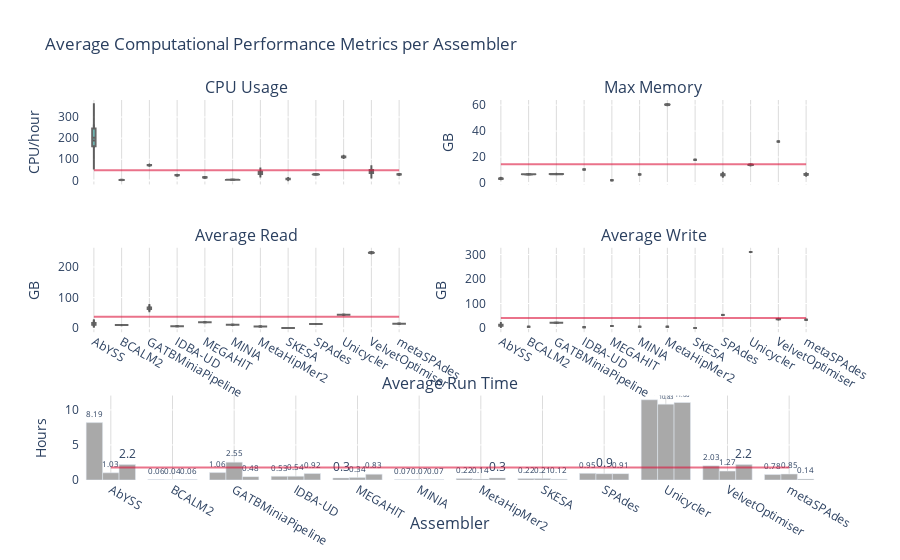

Write notebook code for a chart like this one.
### Markdown cell above
###  Plot Data

### Code cell
fig_global = make_subplots(rows=3, cols=2, shared_xaxes=True, x_title="Assembler", 
                           subplot_titles=('CPU Usage', 'Max Memory', 'Average Read', 'Average Write', 'Average Run Time'),
                           specs=[[{}, {}],[{}, {}],[{"colspan": 2}, None]])
row_coord = 1
col_coord = 1

for column in ['cpus', 'max_rss', 'avgRead', 'avgWrite']:
    fig_global.add_trace(go.Violin(y=global_pipeline_stats_df[column], box_visible=True, line_color='black',
                           meanline_visible=True, fillcolor='lightseagreen', opacity=0.6,
                           x=global_pipeline_stats_df['assembler']),
                  row=row_coord, col=col_coord)
    fig_global.add_trace(go.Scatter(y=[global_pipeline_stats_df[column].mean()]*len(global_pipeline_stats_df['assembler']), 
                                    x=global_pipeline_stats_df['assembler'], mode='lines',
                                    line=dict(color="crimson"), opacity=0.6),row=row_coord, col=col_coord)
    if col_coord == 2:
        col_coord = 1
        row_coord += 1
    else:
        col_coord +=1

TimeDFmean = pd.Series()
for run in global_pipeline_stats_df['run'].unique():
    print(run)
    timeDF=round(pd.to_timedelta(global_pipeline_stats_df['avgTime'][global_pipeline_stats_df['run'] == run].str.strip())/ np.timedelta64(1, 'h'), 2)

    fig_global.add_trace(go.Bar(y=timeDF, x=global_pipeline_stats_df['assembler'], text=timeDF,textposition='outside', 
                              showlegend=False, marker_color='darkgray', name=run),  row=3, col=1)
    TimeDFmean = pd.concat([TimeDFmean, timeDF], ignore_index=True)
    
fig_global.add_trace(go.Scatter(y=[TimeDFmean.mean()]*len(global_pipeline_stats_df['assembler']), 
                              x=global_pipeline_stats_df['assembler'], mode='lines',
                              line=dict(color="crimson"), opacity=0.6, name='Mean'), row=3, col=1)

fig_global.update_layout(showlegend=False,plot_bgcolor='rgb(255,255,255)', title_text="Average Computational Performance Metrics per Assembler",
                        barmode='group')
# grid
fig_global['layout']['xaxis']['gridcolor']='#DCDCDC'
fig_global['layout']['xaxis2']['gridcolor']='#DCDCDC'
fig_global['layout']['xaxis3']['gridcolor']='#DCDCDC'
fig_global['layout']['xaxis4']['gridcolor']='#DCDCDC'
fig_global['layout']['xaxis5']['gridcolor']='#DCDCDC'
# y-axis legends
fig_global['layout']['yaxis']['title']='CPU/hour'
fig_global['layout']['yaxis2']['title']='GB'
fig_global['layout']['yaxis3']['title']='GB'
fig_global['layout']['yaxis4']['title']='GB'
fig_global['layout']['yaxis5']['title']='Hours'
fig_global.update_xaxes(categoryorder='category ascending')

fig_global.show()

### Figure 1 — Plotly figure (JSON) as saved in the notebook; plotly's stock layout.template omitted (floating-point values rounded to 4 significant figures)
{"data": [{"box": {"visible": true}, "fillcolor": "lightseagreen", "line": {"color": "black"}, "meanline": {"visible": true}, "opacity": 0.6, "type": "violin", "x": ["BCALM2", "MINIA", "MetaHipMer2", "SKESA", "MEGAHIT", "SPAdes", "metaSPAdes", "IDBA-UD", "AbYSS", "GATBMiniaPipeline", "VelvetOptimiser", "Unicycler", "BCALM2", "MINIA", "MetaHipMer2", "SKESA", "MEGAHIT", "SPAdes", "metaSPAdes", "IDBA-UD", "GATBMiniaPipeline", "AbYSS", "VelvetOptimiser", "Unicycler", "BCALM2", "MINIA", "MEGAHIT", "SKESA", "metaSPAdes", "SPAdes", "MetaHipMer2", "GATBMiniaPipeline", "AbYSS", "IDBA-UD", "VelvetOptimiser", "Unicycler"], "xaxis": "x", "y": [2.31, 3.01, 43.77, 8.35, 13.46, 28.85, 27.62, 25.32, 264.1, 73.21, 49.08, 113.2, 1.58, 2.76, 31.13, 8.01, 14.42, 28.31, 29.31, 24.78, 71.85, 188.6, 30.88, 109.0, 2.29, 2.96, 14.74, 4.56, 28.62, 28.46, 30.5, 71.44, 152.9, 23.54, 49.24, 110.8], "yaxis": "y"}, {"line": {"color": "crimson"}, "mode": "lines", "opacity": 0.6, "type": "scatter", "x": ["BCALM2", "MINIA", "MetaHipMer2", "SKESA", "MEGAHIT", "SPAdes", "metaSPAdes", "IDBA-UD", "AbYSS", "GATBMiniaPipeline", "VelvetOptimiser", "Unicycler", "BCALM2", "MINIA", "MetaHipMer2", "SKESA", "MEGAHIT", "SPAdes", "metaSPAdes", "IDBA-UD", "GATBMiniaPipeline", "AbYSS", "VelvetOptimiser", "Unicycler", "BCALM2", "MINIA", "MEGAHIT", "SKESA", "metaSPAdes", "SPAdes", "MetaHipMer2", "GATBMiniaPipeline", "AbYSS", "IDBA-UD", "VelvetOptimiser", "Unicycler"], "xaxis": "x", "y": [47.58, 47.58, 47.58, 47.58, 47.58, 47.58, 47.58, 47.58, 47.58, 47.58, 47.58, 47.58, 47.58, 47.58, 47.58, 47.58, 47.58, 47.58, 47.58, 47.58, 47.58, 47.58, 47.58, 47.58, 47.58, 47.58, 47.58, 47.58, 47.58, 47.58, 47.58, 47.58, 47.58, 47.58, 47.58, 47.58], "yaxis": "y"}, {"box": {"visible": true}, "fillcolor": "lightseagreen", "line": {"color": "black"}, "meanline": {"visible": true}, "opacity": 0.6, "type": "violin", "x": ["BCALM2", "MINIA", "MetaHipMer2", "SKESA", "MEGAHIT", "SPAdes", "metaSPAdes", "IDBA-UD", "AbYSS", "GATBMiniaPipeline", "VelvetOptimiser", "Unicycler", "BCALM2", "MINIA", "MetaHipMer2", "SKESA", "MEGAHIT", "SPAdes", "metaSPAdes", "IDBA-UD", "GATBMiniaPipeline", "AbYSS", "VelvetOptimiser", "Unicycler", "BCALM2", "MINIA", "MEGAHIT", "SKESA", "metaSPAdes", "SPAdes", "MetaHipMer2", "GATBMiniaPipeline", "AbYSS", "IDBA-UD", "VelvetOptimiser", "Unicycler"], "xaxis": "x2", "y": [6.7, 6.6, 60.4, 17.8, 2.1, 6.5, 6.2, 10.4, 3.6, 6.8, 31.9, 13.8, 6.7, 6.6, 60.1, 17.8, 2.1, 6.8, 6.9, 10.4, 6.9, 3.2, 31.9, 13.9, 6.6, 6.6, 2.1, 17.8, 6.5, 5.7, 60.4, 6.8, 3.2, 10.4, 31.9, 14.1], "yaxis": "y2"}, {"line": {"color": "crimson"}, "mode": "lines", "opacity": 0.6, "type": "scatter", "x": ["BCALM2", "MINIA", "MetaHipMer2", "SKESA", "MEGAHIT", "SPAdes", "metaSPAdes", "IDBA-UD", "AbYSS", "GATBMiniaPipeline", "VelvetOptimiser", "Unicycler", "BCALM2", "MINIA", "MetaHipMer2", "SKESA", "MEGAHIT", "SPAdes", "metaSPAdes", "IDBA-UD", "GATBMiniaPipeline", "AbYSS", "VelvetOptimiser", "Unicycler", "BCALM2", "MINIA", "MEGAHIT", "SKESA", "metaSPAdes", "SPAdes", "MetaHipMer2", "GATBMiniaPipeline", "AbYSS", "IDBA-UD", "VelvetOptimiser", "Unicycler"], "xaxis": "x2", "y": [14.39, 14.39, 14.39, 14.39, 14.39, 14.39, 14.39, 14.39, 14.39, 14.39, 14.39, 14.39, 14.39, 14.39, 14.39, 14.39, 14.39, 14.39, 14.39, 14.39, 14.39, 14.39, 14.39, 14.39, 14.39, 14.39, 14.39, 14.39, 14.39, 14.39, 14.39, 14.39, 14.39, 14.39, 14.39, 14.39], "yaxis": "y2"}, {"box": {"visible": true}, "fillcolor": "lightseagreen", "line": {"color": "black"}, "meanline": {"visible": true}, "opacity": 0.6, "type": "violin", "x": ["BCALM2", "MINIA", "MetaHipMer2", "SKESA", "MEGAHIT", "SPAdes", "metaSPAdes", "IDBA-UD", "AbYSS", "GATBMiniaPipeline", "VelvetOptimiser", "Unicycler", "BCALM2", "MINIA", "MetaHipMer2", "SKESA", "MEGAHIT", "SPAdes", "metaSPAdes", "IDBA-UD", "GATBMiniaPipeline", "AbYSS", "VelvetOptimiser", "Unicycler", "BCALM2", "MINIA", "MEGAHIT", "SKESA", "metaSPAdes", "SPAdes", "MetaHipMer2", "GATBMiniaPipeline", "AbYSS", "IDBA-UD", "VelvetOptimiser", "Unicycler"], "xaxis": "x3", "y": [10.2, 11, 5.7, 0.722, 19.8, 13.7, 14.9, 6.6, 19, 63.9, 246.2, 43.7, 10.2, 11, 5.7, 0.722, 19.8, 13.7, 14.9, 6.6, 69.4, 11.7, 245.6, 43.7, 10.2, 11, 19.8, 0.722, 14.9, 13.7, 5.7, 61.9, 11.7, 6.6, 247.3, 43.7], "yaxis": "y3"}, {"line": {"color": "crimson"}, "mode": "lines", "opacity": 0.6, "type": "scatter", "x": ["BCALM2", "MINIA", "MetaHipMer2", "SKESA", "MEGAHIT", "SPAdes", "metaSPAdes", "IDBA-UD", "AbYSS", "GATBMiniaPipeline", "VelvetOptimiser", "Unicycler", "BCALM2", "MINIA", "MetaHipMer2", "SKESA", "MEGAHIT", "SPAdes", "metaSPAdes", "IDBA-UD", "GATBMiniaPipeline", "AbYSS", "VelvetOptimiser", "Unicycler", "BCALM2", "MINIA", "MEGAHIT", "SKESA", "metaSPAdes", "SPAdes", "MetaHipMer2", "GATBMiniaPipeline", "AbYSS", "IDBA-UD", "VelvetOptimiser", "Unicycler"], "xaxis": "x3", "y": [37.66, 37.66, 37.66, 37.66, 37.66, 37.66, 37.66, 37.66, 37.66, 37.66, 37.66, 37.66, 37.66, 37.66, 37.66, 37.66, 37.66, 37.66, 37.66, 37.66, 37.66, 37.66, 37.66, 37.66, 37.66, 37.66, 37.66, 37.66, 37.66, 37.66, 37.66, 37.66, 37.66, 37.66, 37.66, 37.66], "yaxis": "y3"}, {"box": {"visible": true}, "fillcolor": "lightseagreen", "line": {"color": "black"}, "meanline": {"visible": true}, "opacity": 0.6, "type": "violin", "x": ["BCALM2", "MINIA", "MetaHipMer2", "SKESA", "MEGAHIT", "SPAdes", "metaSPAdes", "IDBA-UD", "AbYSS", "GATBMiniaPipeline", "VelvetOptimiser", "Unicycler", "BCALM2", "MINIA", "MetaHipMer2", "SKESA", "MEGAHIT", "SPAdes", "metaSPAdes", "IDBA-UD", "GATBMiniaPipeline", "AbYSS", "VelvetOptimiser", "Unicycler", "BCALM2", "MINIA", "MEGAHIT", "SKESA", "metaSPAdes", "SPAdes", "MetaHipMer2", "GATBMiniaPipeline", "AbYSS", "IDBA-UD", "VelvetOptimiser", "Unicycler"], "xaxis": "x4", "y": [4.8, 4.9, 5, 0.029, 8.1, 53.6, 33.6, 3.4, 15.1, 21.2, 36.1, 310.4, 4.8, 4.9, 5, 0.029, 8.1, 53.6, 33.6, 3.4, 21.3, 9.5, 35.8, 310.4, 4.8, 4.9, 8.1, 0.029, 33.6, 53.6, 5, 21.2, 9.5, 3.4, 36.7, 310.4], "yaxis": "y4"}, {"line": {"color": "crimson"}, "mode": "lines", "opacity": 0.6, "type": "scatter", "x": ["BCALM2", "MINIA", "MetaHipMer2", "SKESA", "MEGAHIT", "SPAdes", "metaSPAdes", "IDBA-UD", "AbYSS", "GATBMiniaPipeline", "VelvetOptimiser", "Unicycler", "BCALM2", "MINIA", "MetaHipMer2", "SKESA", "MEGAHIT", "SPAdes", "metaSPAdes", "IDBA-UD", "GATBMiniaPipeline", "AbYSS", "VelvetOptimiser", "Unicycler", "BCALM2", "MINIA", "MEGAHIT", "SKESA", "metaSPAdes", "SPAdes", "MetaHipMer2", "GATBMiniaPipeline", "AbYSS", "IDBA-UD", "VelvetOptimiser", "Unicycler"], "xaxis": "x4", "y": [41.05, 41.05, 41.05, 41.05, 41.05, 41.05, 41.05, 41.05, 41.05, 41.05, 41.05, 41.05, 41.05, 41.05, 41.05, 41.05, 41.05, 41.05, 41.05, 41.05, 41.05, 41.05, 41.05, 41.05, 41.05, 41.05, 41.05, 41.05, 41.05, 41.05, 41.05, 41.05, 41.05, 41.05, 41.05, 41.05], "yaxis": "y4"}, {"marker": {"color": "darkgray"}, "name": "run1", "showlegend": false, "text": [0.06, 0.07, 0.22, 0.22, 0.3, 0.95, 0.78, 0.53, 8.19, 1.06, 2.03, 11.45], "textposition": "outside", "type": "bar", "x": ["BCALM2", "MINIA", "MetaHipMer2", "SKESA", "MEGAHIT", "SPAdes", "metaSPAdes", "IDBA-UD", "AbYSS", "GATBMiniaPipeline", "VelvetOptimiser", "Unicycler", "BCALM2", "MINIA", "MetaHipMer2", "SKESA", "MEGAHIT", "SPAdes", "metaSPAdes", "IDBA-UD", "GATBMiniaPipeline", "AbYSS", "VelvetOptimiser", "Unicycler", "BCALM2", "MINIA", "MEGAHIT", "SKESA", "metaSPAdes", "SPAdes", "MetaHipMer2", "GATBMiniaPipeline", "AbYSS", "IDBA-UD", "VelvetOptimiser", "Unicycler"], "xaxis": "x5", "y": [0.06, 0.07, 0.22, 0.22, 0.3, 0.95, 0.78, 0.53, 8.19, 1.06, 2.03, 11.45], "yaxis": "y5"}, {"marker": {"color": "darkgray"}, "name": "run2", "showlegend": false, "text": [0.04, 0.07, 0.14, 0.21, 0.34, 0.9, 0.85, 0.54, 1.03, 2.55, 1.27, 10.83], "textposition": "outside", "type": "bar", "x": ["BCALM2", "MINIA", "MetaHipMer2", "SKESA", "MEGAHIT", "SPAdes", "metaSPAdes", "IDBA-UD", "AbYSS", "GATBMiniaPipeline", "VelvetOptimiser", "Unicycler", "BCALM2", "MINIA", "MetaHipMer2", "SKESA", "MEGAHIT", "SPAdes", "metaSPAdes", "IDBA-UD", "GATBMiniaPipeline", "AbYSS", "VelvetOptimiser", "Unicycler", "BCALM2", "MINIA", "MEGAHIT", "SKESA", "metaSPAdes", "SPAdes", "MetaHipMer2", "GATBMiniaPipeline", "AbYSS", "IDBA-UD", "VelvetOptimiser", "Unicycler"], "xaxis": "x5", "y": [0.04, 0.07, 0.14, 0.21, 0.34, 0.9, 0.85, 0.54, 1.03, 2.55, 1.27, 10.83], "yaxis": "y5"}, {"marker": {"color": "darkgray"}, "name": "run3", "showlegend": false, "text": [0.06, 0.07, 0.3, 0.12, 0.83, 0.91, 0.14, 0.92, 2.2, 0.48, 2.2, 11.06], "textposition": "outside", "type": "bar", "x": ["BCALM2", "MINIA", "MetaHipMer2", "SKESA", "MEGAHIT", "SPAdes", "metaSPAdes", "IDBA-UD", "AbYSS", "GATBMiniaPipeline", "VelvetOptimiser", "Unicycler", "BCALM2", "MINIA", "MetaHipMer2", "SKESA", "MEGAHIT", "SPAdes", "metaSPAdes", "IDBA-UD", "GATBMiniaPipeline", "AbYSS", "VelvetOptimiser", "Unicycler", "BCALM2", "MINIA", "MEGAHIT", "SKESA", "metaSPAdes", "SPAdes", "MetaHipMer2", "GATBMiniaPipeline", "AbYSS", "IDBA-UD", "VelvetOptimiser", "Unicycler"], "xaxis": "x5", "y": [0.06, 0.07, 0.3, 0.12, 0.83, 0.91, 0.14, 0.92, 2.2, 0.48, 2.2, 11.06], "yaxis": "y5"}, {"line": {"color": "crimson"}, "mode": "lines", "name": "Mean", "opacity": 0.6, "type": "scatter", "x": ["BCALM2", "MINIA", "MetaHipMer2", "SKESA", "MEGAHIT", "SPAdes", "metaSPAdes", "IDBA-UD", "AbYSS", "GATBMiniaPipeline", "VelvetOptimiser", "Unicycler", "BCALM2", "MINIA", "MetaHipMer2", "SKESA", "MEGAHIT", "SPAdes", "metaSPAdes", "IDBA-UD", "GATBMiniaPipeline", "AbYSS", "VelvetOptimiser", "Unicycler", "BCALM2", "MINIA", "MEGAHIT", "SKESA", "metaSPAdes", "SPAdes", "MetaHipMer2", "GATBMiniaPipeline", "AbYSS", "IDBA-UD", "VelvetOptimiser", "Unicycler"], "xaxis": "x5", "y": [1.776, 1.776, 1.776, 1.776, 1.776, 1.776, 1.776, 1.776, 1.776, 1.776, 1.776, 1.776, 1.776, 1.776, 1.776, 1.776, 1.776, 1.776, 1.776, 1.776, 1.776, 1.776, 1.776, 1.776, 1.776, 1.776, 1.776, 1.776, 1.776, 1.776, 1.776, 1.776, 1.776, 1.776, 1.776, 1.776], "yaxis": "y5"}], "layout": {"annotations": [{"font": {"size": 16}, "showarrow": false, "text": "CPU Usage", "x": 0.225, "xanchor": "center", "xref": "paper", "y": 1, "yanchor": "bottom", "yref": "paper"}, {"font": {"size": 16}, "showarrow": false, "text": "Max Memory", "x": 0.775, "xanchor": "center", "xref": "paper", "y": 1, "yanchor": "bottom", "yref": "paper"}, {"font": {"size": 16}, "showarrow": false, "text": "Average Read", "x": 0.225, "xanchor": "center", "xref": "paper", "y": 0.6111, "yanchor": "bottom", "yref": "paper"}, {"font": {"size": 16}, "showarrow": false, "text": "Average Write", "x": 0.775, "xanchor": "center", "xref": "paper", "y": 0.6111, "yanchor": "bottom", "yref": "paper"}, {"font": {"size": 16}, "showarrow": false, "text": "Average Run Time", "x": 0.5, "xanchor": "center", "xref": "paper", "y": 0.2222, "yanchor": "bottom", "yref": "paper"}, {"font": {"size": 16}, "showarrow": false, "text": "Assembler", "x": 0.5, "xanchor": "center", "xref": "paper", "y": 0, "yanchor": "top", "yref": "paper", "yshift": -30}], "barmode": "group", "plot_bgcolor": "rgb(255,255,255)", "showlegend": false, "title": {"text": "Average Computational Performance Metrics per Assembler"}, "xaxis": {"anchor": "y", "categoryorder": "category ascending", "domain": [0, 0.45], "gridcolor": "#DCDCDC", "matches": "x3", "showticklabels": false}, "xaxis2": {"anchor": "y2", "categoryorder": "category ascending", "domain": [0.55, 1], "gridcolor": "#DCDCDC", "matches": "x4", "showticklabels": false}, "xaxis3": {"anchor": "y3", "categoryorder": "category ascending", "domain": [0, 0.45], "gridcolor": "#DCDCDC"}, "xaxis4": {"anchor": "y4", "categoryorder": "category ascending", "domain": [0.55, 1], "gridcolor": "#DCDCDC"}, "xaxis5": {"anchor": "y5", "categoryorder": "category ascending", "domain": [0, 1], "gridcolor": "#DCDCDC"}, "yaxis": {"anchor": "x", "domain": [0.7778, 1], "title": {"text": "CPU/hour"}}, "yaxis2": {"anchor": "x2", "domain": [0.7778, 1], "title": {"text": "GB"}}, "yaxis3": {"anchor": "x3", "domain": [0.3889, 0.6111], "title": {"text": "GB"}}, "yaxis4": {"anchor": "x4", "domain": [0.3889, 0.6111], "title": {"text": "GB"}}, "yaxis5": {"anchor": "x5", "domain": [0, 0.2222], "title": {"text": "Hours"}}}}
